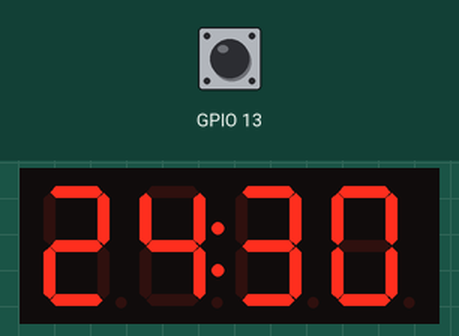
This program was run on a simulated Raspberry Pi (BCM pin numbers). Parts: 4-digit seven-segment display. Inputs (shaded band) come from the test bench; at power-on: GPIO 13 HIGH. The clock reads 2024-03-15 10:24:30 at power-on unless the program sets it. At 1.3 s the program stops and its outputs stay as they are.

Above: at 0.1 s.
At 1.2 s:
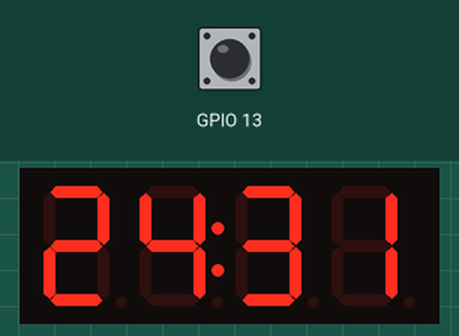
1.3 s: GPIO 13 pulled LOW for 0.15 s
At 1.8 s:
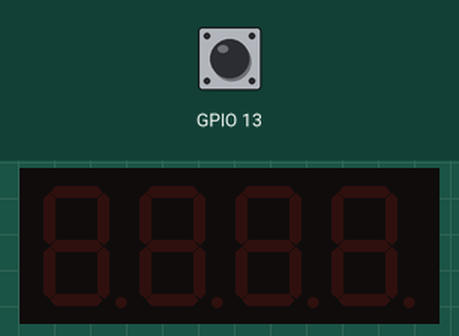
Timing chart, 0 to 2.8 s (numbered marks = the images above; inputs shaded):
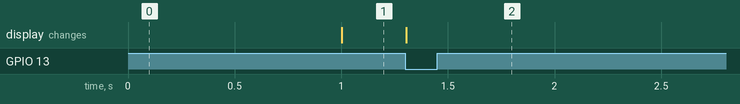

The program:

clock.py
```python
from board import I2C
from adafruit_ht16k33.segments import Seg7x4
from time import strftime
from gpiozero import Button
i2c = I2C()
display = Seg7x4(i2c, address=0x70)
button = Button('BOARD33')
while not button.is_pressed:
    display.print(strftime('%M') + ":" + strftime('%S'))
display.fill(0)
```

Measured:
- after the input at 1.3 s, the display: changes at once (image 2)
